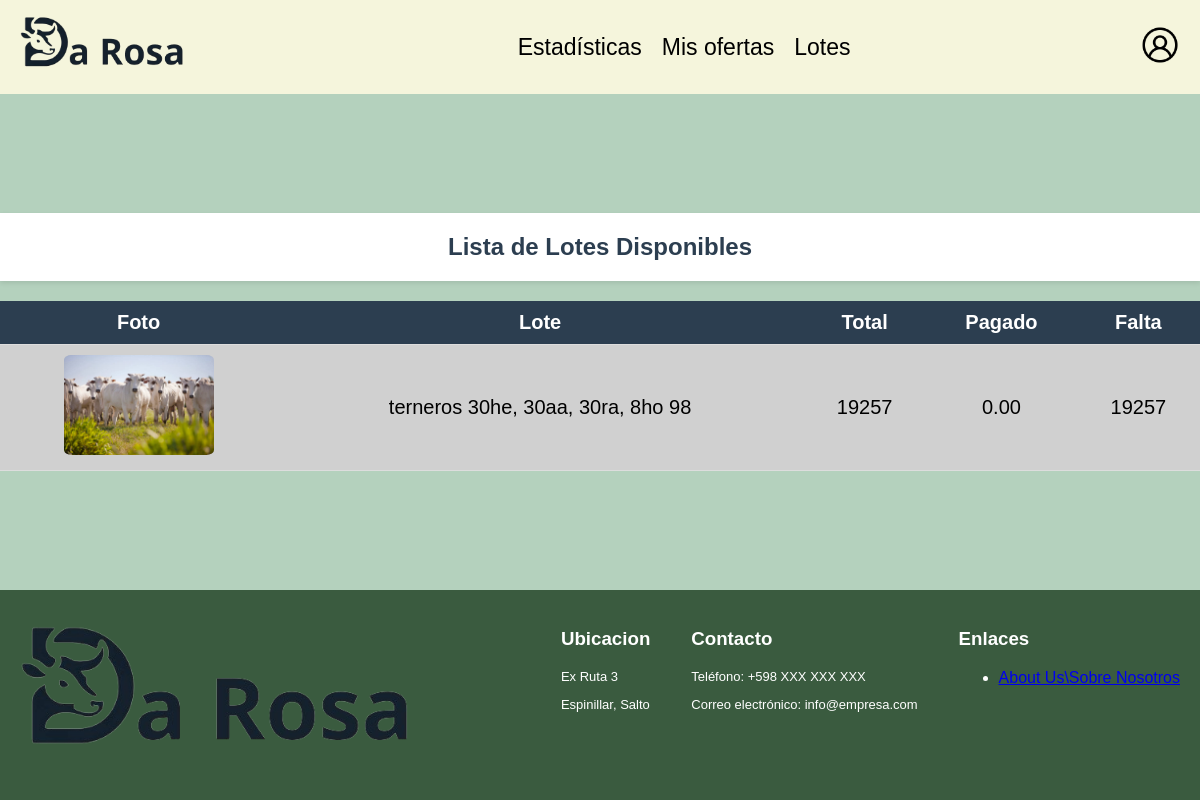
Page /paginas/pagos.php on the earlier database version.
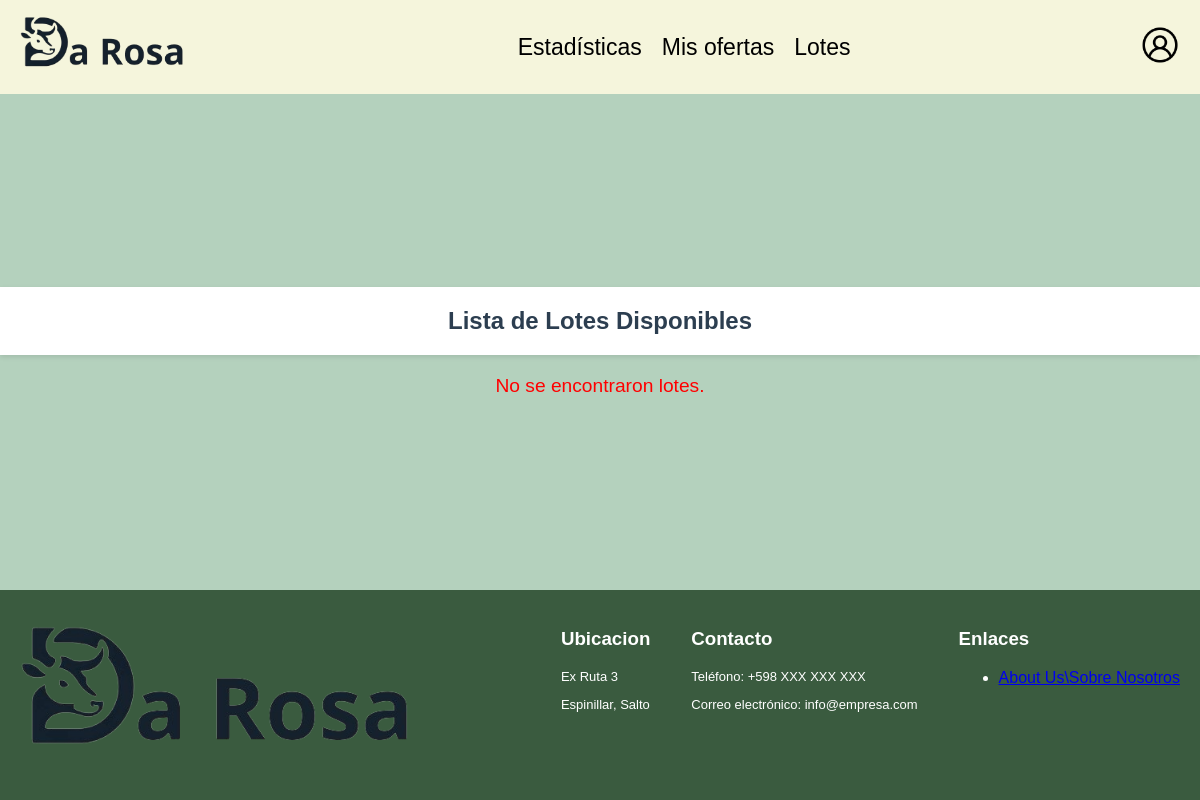
Same page on the later database version.
### tables this page shows
CREATE TABLE `oferta` (
  `id_oferta` int(11) NOT NULL,
  `monto` decimal(3,2) DEFAULT NULL,
  `fecha_oferta` datetime DEFAULT NULL,
  `id_lote` int(11) DEFAULT NULL,
  `id_usuario` int(11) DEFAULT NULL
);

CREATE TABLE `lotes` (
  `id_lote` int(11) NOT NULL,
  `categoria` varchar(40) DEFAULT NULL,
  `cantidad` int(11) DEFAULT NULL,
  `peso_promedio` int(11) DEFAULT NULL,
  `peso_maximo` int(11) DEFAULT NULL,
  `peso_minimo` int(11) DEFAULT NULL,
  `cant_pesada` int(11) DEFAULT NULL,
  `clase` varchar(20) DEFAULT NULL,
  `estado` varchar(20) DEFAULT NULL,
  `raza` varchar(60) DEFAULT NULL,
  `edad` int(11) DEFAULT NULL,
  `sanidad` varchar(255) DEFAULT NULL,
  `tratamiento_nutricional` varchar(255) DEFAULT NULL,
  `conoce_miomio` tinyint(1) DEFAULT NULL,
  `zona_garrapata` tinyint(1) DEFAULT NULL,
  `observaciones` text DEFAULT NULL,
  `fecha_inicio` datetime DEFAULT NULL,
  `fecha_fin` datetime DEFAULT NULL,
  `vendido` tinyint(1) NOT NULL DEFAULT 0,
  `id_certificador` int(11) DEFAULT NULL
);

### paginas/pagos.php (the view, shortened to what this page needs)
<?php
include '../includes/conexion.php';
@$rol_usuario = $_SESSION['rol'];
$sql = "
    SELECT
        p.*,
        o.*,
        u.*,
        l.*,
        a.ruta,
        COALESCE(SUM(p.monto_pago), 0) AS total_pagado
    FROM
        oferta o
    JOIN
        lotes l ON o.id_lote = l.id_lote
    JOIN
        usuarios u ON o.id_usuario = u.id_usuario
    JOIN
        archivo a ON a.id_lote = l.id_lote
    LEFT JOIN
        pago p ON p.id_oferta = o.id_oferta
    WHERE
        o.monto = (
            SELECT MAX(monto)
            FROM oferta
            WHERE id_lote = o.id_lote
        )
    GROUP BY
        o.id_oferta;  -- Agrupar por el ID de la oferta
;";
$result = mysqli_query($conexion, $sql);
?>
<!DOCTYPE html>
<html lang="es">
<head>
    <link rel="stylesheet" href="../css/lotesusr.css">
</head>
<?php
    if ($rol_usuario == 'Administrador'){
            include '../includes/headeradmin.php';
    } else {
            include '../includes/header.php';
    }
?>
<body>
    <div class="content">
        <h2>Lista de Lotes Disponibles</h2>
        <?php
        if (mysqli_num_rows($result) > 0) {
            echo '<table class="listas">
                    <thead>
                        <tr>
                            <th>Foto</th>
                            <th>Lote</th>
                            <th>Total</th>
                            <th>Pagado</th>
                            <th>Falta</th>
                        </tr>
                    </thead>
                    <tbody>';
            while ($row = mysqli_fetch_assoc($result)) {
                $total = $row['monto'] * $row['cantidad'] * $row['peso_promedio'];
                $falta = $total - $row['total_pagado'];
                echo "<tr>";
                echo "<td><a href='administrar_pagos.php?id=" . $row['id_lote'] . "'><img src='" . $row['ruta'] . "' alt='" . $row['categoria'] . "'></a></td>";
                echo "<td>" . $row['categoria'] . ' ' . $row['raza'] . ' ' . $row['cantidad'] . "</td>";
                echo "<td>" . $total . "</td>";
                echo "<td>" . $row['total_pagado'] . "</td>";
                echo "<td>" . $falta . "</td>";
                echo "</tr>";
            }
            echo '</tbody></table>';
        } else {
            echo "<div class='no-lotes'>No se encontraron lotes.</div>";
        }
        ?>
    </div>
    <?php include '../includes/footer.php'; ?>
</body>
</html>

Differences in the rows shown:
removed oferta: id_lote.categoria (picture), id_lote.categoria "terneros", id_lote.raza "30he, 30aa, 30ra, 8ho", id_lote.cantidad "98", monto.peso_promedio "19257", total_pagado "0.00", falta "19257"
Other differences:
text no longer shown: "Foto Lote Total Pagado Falta"
text now shown: "No se encontraron lotes."
